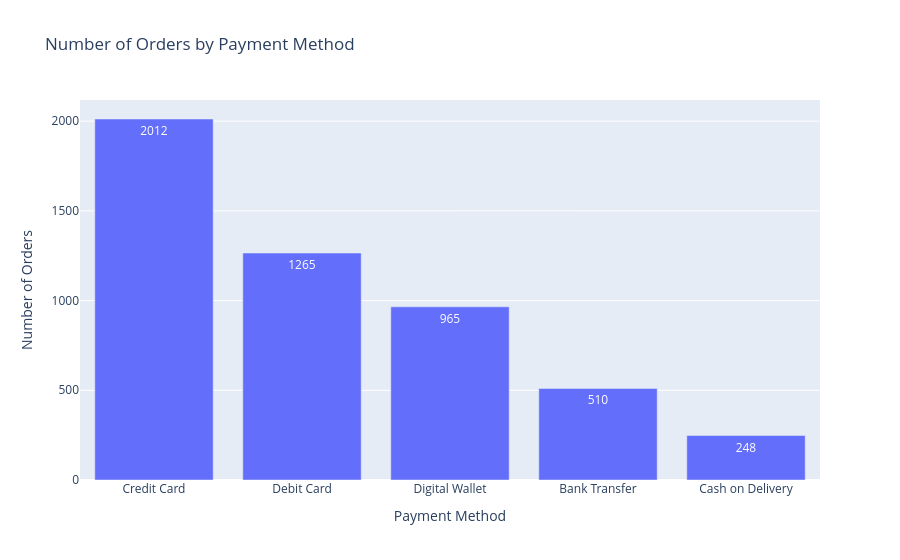

Here is the notebook cell this chart was saved with:
### Code cell
# 7.Bar Chart — Number of Orders by Payment Method

payment_counts = df["Payment_Method"].value_counts(
).reset_index()

payment_counts.columns = [
    "Payment_Method",
    "Number_of_Orders"
]

fig = px.bar(
    payment_counts,
    x="Payment_Method",
    y="Number_of_Orders",
    title="Number of Orders by Payment Method",
    labels={
        "Payment_Method": "Payment Method",
        "Number_of_Orders": "Number of Orders"
    },
    text_auto=True
)

fig.show()

### Figure 1 — Plotly figure (JSON) as saved in the notebook; plotly's stock layout.template omitted (floating-point values rounded to 4 significant figures)
{"data": [{"hovertemplate": "Payment Method=%{x}<br>Number of Orders=%{y}<extra></extra>", "legendgroup": "", "marker": {"color": "#636efa", "pattern": {"shape": ""}}, "name": "", "orientation": "v", "showlegend": false, "textposition": "auto", "texttemplate": "%{y}", "type": "bar", "x": ["Credit Card", "Debit Card", "Digital Wallet", "Bank Transfer", "Cash on Delivery"], "xaxis": "x", "y": [2012, 1265, 965, 510, 248], "yaxis": "y"}], "layout": {"barmode": "relative", "legend": {"tracegroupgap": 0}, "title": {"text": "Number of Orders by Payment Method"}, "xaxis": {"anchor": "y", "domain": [0, 1], "title": {"text": "Payment Method"}}, "yaxis": {"anchor": "x", "domain": [0, 1], "title": {"text": "Number of Orders"}}}}
